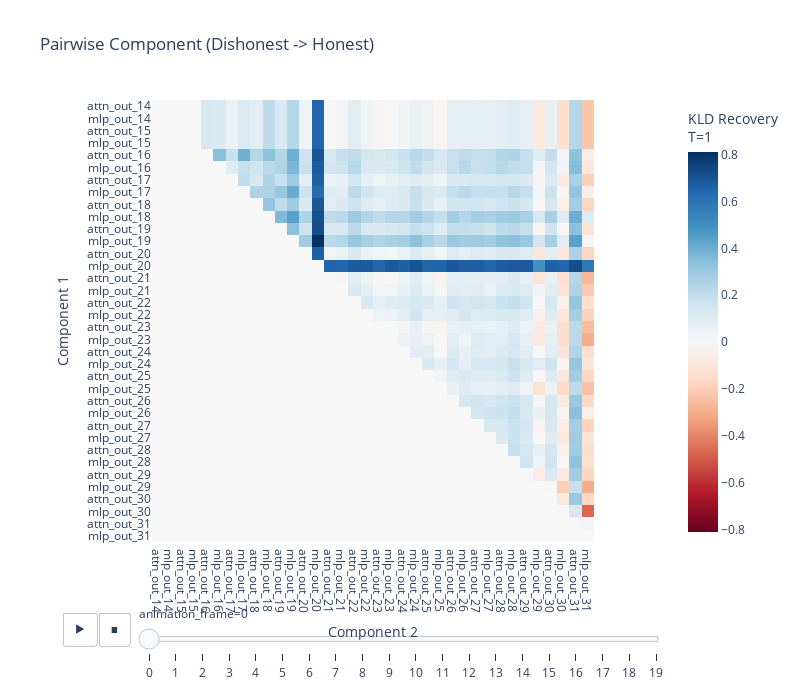

The cell this chart's notebook holds for it:
### Code cell
fig = px.imshow(
    d2h_results.detach().cpu().numpy(),
    animation_frame=2,
    color_continuous_scale="RdBu",
    color_continuous_midpoint=0,
    labels={"x": "Component 2", "y": "Component 1", "color": "KLD Recovery"},
    title="Pairwise Component (Dishonest -> Honest)",
    height=700,
    width=800,
)

# Set x/y ticks
fig.update_xaxes(
    tickvals=list(range(len(components))),
    ticktext=components,
)
fig.update_yaxes(
    tickvals=list(range(len(components))),
    ticktext=components,
)

# Set colorbar title
fig.update_layout(coloraxis_colorbar=dict(title="KLD Recovery<br>T=1"))

fig.write_html(f"{ROOT}/figs/d2h-pairwise-components.html")
fig.show()

### Figure 1 — Plotly figure (JSON) as saved in the notebook; plotly's stock layout.template omitted (floating-point values rounded to 4 significant figures; data arrays with more than 128 entries replaced by an {"elided": "..."} marker saying what was removed)
{"data": [{"coloraxis": "coloraxis", "hovertemplate": "Component 2: %{x}<br>Component 1: %{y}<br>KLD Recovery: %{z}<extra></extra>", "name": "0", "type": "heatmap", "xaxis": "x", "yaxis": "y", "z": {"elided": "36x36 float values"}}], "layout": {"coloraxis": {"cmid": 0, "colorbar": {"title": {"text": "KLD Recovery<br>T=1"}}, "colorscale": [[0, "rgb(103,0,31)"], [0.1, "rgb(178,24,43)"], [0.2, "rgb(214,96,77)"], [0.3, "rgb(244,165,130)"], [0.4, "rgb(253,219,199)"], [0.5, "rgb(247,247,247)"], [0.6, "rgb(209,229,240)"], [0.7, "rgb(146,197,222)"], [0.8, "rgb(67,147,195)"], [0.9, "rgb(33,102,172)"], [1, "rgb(5,48,97)"]]}, "height": 700, "sliders": [{"active": 0, "currentvalue": {"prefix": "animation_frame="}, "len": 0.9, "pad": {"b": 10, "t": 60}, "steps": [{"args": [["0"], {"frame": {"duration": 0, "redraw": true}, "fromcurrent": true, "mode": "immediate", "transition": {"duration": 0, "easing": "linear"}}], "label": "0", "method": "animate"}, {"args": [["1"], {"frame": {"duration": 0, "redraw": true}, "fromcurrent": true, "mode": "immediate", "transition": {"duration": 0, "easing": "linear"}}], "label": "1", "method": "animate"}, {"args": [["2"], {"frame": {"duration": 0, "redraw": true}, "fromcurrent": true, "mode": "immediate", "transition": {"duration": 0, "easing": "linear"}}], "label": "2", "method": "animate"}, {"args": [["3"], {"frame": {"duration": 0, "redraw": true}, "fromcurrent": true, "mode": "immediate", "transition": {"duration": 0, "easing": "linear"}}], "label": "3", "method": "animate"}, {"args": [["4"], {"frame": {"duration": 0, "redraw": true}, "fromcurrent": true, "mode": "immediate", "transition": {"duration": 0, "easing": "linear"}}], "label": "4", "method": "animate"}, {"args": [["5"], {"frame": {"duration": 0, "redraw": true}, "fromcurrent": true, "mode": "immediate", "transition": {"duration": 0, "easing": "linear"}}], "label": "5", "method": "animate"}, {"args": [["6"], {"frame": {"duration": 0, "redraw": true}, "fromcurrent": true, "mode": "immediate", "transition": {"duration": 0, "easing": "linear"}}], "label": "6", "method": "animate"}, {"args": [["7"], {"frame": {"duration": 0, "redraw": true}, "fromcurrent": true, "mode": "immediate", "transition": {"duration": 0, "easing": "linear"}}], "label": "7", "method": "animate"}, {"args": [["8"], {"frame": {"duration": 0, "redraw": true}, "fromcurrent": true, "mode": "immediate", "transition": {"duration": 0, "easing": "linear"}}], "label": "8", "method": "animate"}, {"args": [["9"], {"frame": {"duration": 0, "redraw": true}, "fromcurrent": true, "mode": "immediate", "transition": {"duration": 0, "easing": "linear"}}], "label": "9", "method": "animate"}, {"args": [["10"], {"frame": {"duration": 0, "redraw": true}, "fromcurrent": true, "mode": "immediate", "transition": {"duration": 0, "easing": "linear"}}], "label": "10", "method": "animate"}, {"args": [["11"], {"frame": {"duration": 0, "redraw": true}, "fromcurrent": true, "mode": "immediate", "transition": {"duration": 0, "easing": "linear"}}], "label": "11", "method": "animate"}, {"args": [["12"], {"frame": {"duration": 0, "redraw": true}, "fromcurrent": true, "mode": "immediate", "transition": {"duration": 0, "easing": "linear"}}], "label": "12", "method": "animate"}, {"args": [["13"], {"frame": {"duration": 0, "redraw": true}, "fromcurrent": true, "mode": "immediate", "transition": {"duration": 0, "easing": "linear"}}], "label": "13", "method": "animate"}, {"args": [["14"], {"frame": {"duration": 0, "redraw": true}, "fromcurrent": true, "mode": "immediate", "transition": {"duration": 0, "easing": "linear"}}], "label": "14", "method": "animate"}, {"args": [["15"], {"frame": {"duration": 0, "redraw": true}, "fromcurrent": true, "mode": "immediate", "transition": {"duration": 0, "easing": "linear"}}], "label": "15", "method": "animate"}, {"args": [["16"], {"frame": {"duration": 0, "redraw": true}, "fromcurrent": true, "mode": "immediate", "transition": {"duration": 0, "easing": "linear"}}], "label": "16", "method": "animate"}, {"args": [["17"], {"frame": {"duration": 0, "redraw": true}, "fromcurrent": true, "mode": "immediate", "transition": {"duration": 0, "easing": "linear"}}], "label": "17", "method": "animate"}, {"args": [["18"], {"frame": {"duration": 0, "redraw": true}, "fromcurrent": true, "mode": "immediate", "transition": {"duration": 0, "easing": "linear"}}], "label": "18", "method": "animate"}, {"args": [["19"], {"frame": {"duration": 0, "redraw": true}, "fromcurrent": true, "mode": "immediate", "transition": {"duration": 0, "easing": "linear"}}], "label": "19", "method": "animate"}], "x": 0.1, "xanchor": "left", "y": 0, "yanchor": "top"}], "title": {"text": "Pairwise Component (Dishonest -> Honest)"}, "updatemenus": [{"buttons": [{"args": [null, {"frame": {"duration": 500, "redraw": true}, "fromcurrent": true, "mode": "immediate", "transition": {"duration": 500, "easing": "linear"}}], "label": "&#9654;", "method": "animate"}, {"args": [[null], {"frame": {"duration": 0, "redraw": true}, "fromcurrent": true, "mode": "immediate", "transition": {"duration": 0, "easing": "linear"}}], "label": "&#9724;", "method": "animate"}], "direction": "left", "pad": {"r": 10, "t": 70}, "showactive": false, "type": "buttons", "x": 0.1, "xanchor": "right", "y": 0, "yanchor": "top"}], "width": 800, "xaxis": {"anchor": "y", "constrain": "domain", "domain": [0, 1], "scaleanchor": "y", "ticktext": ["attn_out_14", "mlp_out_14", "attn_out_15", "mlp_out_15", "attn_out_16", "mlp_out_16", "attn_out_17", "mlp_out_17", "attn_out_18", "mlp_out_18", "attn_out_19", "mlp_out_19", "attn_out_20", "mlp_out_20", "attn_out_21", "mlp_out_21", "attn_out_22", "mlp_out_22", "attn_out_23", "mlp_out_23", "attn_out_24", "mlp_out_24", "attn_out_25", "mlp_out_25", "attn_out_26", "mlp_out_26", "attn_out_27", "mlp_out_27", "attn_out_28", "mlp_out_28", "attn_out_29", "mlp_out_29", "attn_out_30", "mlp_out_30", "attn_out_31", "mlp_out_31"], "tickvals": [0, 1, 2, 3, 4, 5, 6, 7, 8, 9, 10, 11, 12, 13, 14, 15, 16, 17, 18, 19, 20, 21, 22, 23, 24, 25, 26, 27, 28, 29, 30, 31, 32, 33, 34, 35], "title": {"text": "Component 2"}}, "yaxis": {"anchor": "x", "autorange": "reversed", "constrain": "domain", "domain": [0, 1], "ticktext": ["attn_out_14", "mlp_out_14", "attn_out_15", "mlp_out_15", "attn_out_16", "mlp_out_16", "attn_out_17", "mlp_out_17", "attn_out_18", "mlp_out_18", "attn_out_19", "mlp_out_19", "attn_out_20", "mlp_out_20", "attn_out_21", "mlp_out_21", "attn_out_22", "mlp_out_22", "attn_out_23", "mlp_out_23", "attn_out_24", "mlp_out_24", "attn_out_25", "mlp_out_25", "attn_out_26", "mlp_out_26", "attn_out_27", "mlp_out_27", "attn_out_28", "mlp_out_28", "attn_out_29", "mlp_out_29", "attn_out_30", "mlp_out_30", "attn_out_31", "mlp_out_31"], "tickvals": [0, 1, 2, 3, 4, 5, 6, 7, 8, 9, 10, 11, 12, 13, 14, 15, 16, 17, 18, 19, 20, 21, 22, 23, 24, 25, 26, 27, 28, 29, 30, 31, 32, 33, 34, 35], "title": {"text": "Component 1"}}}}
